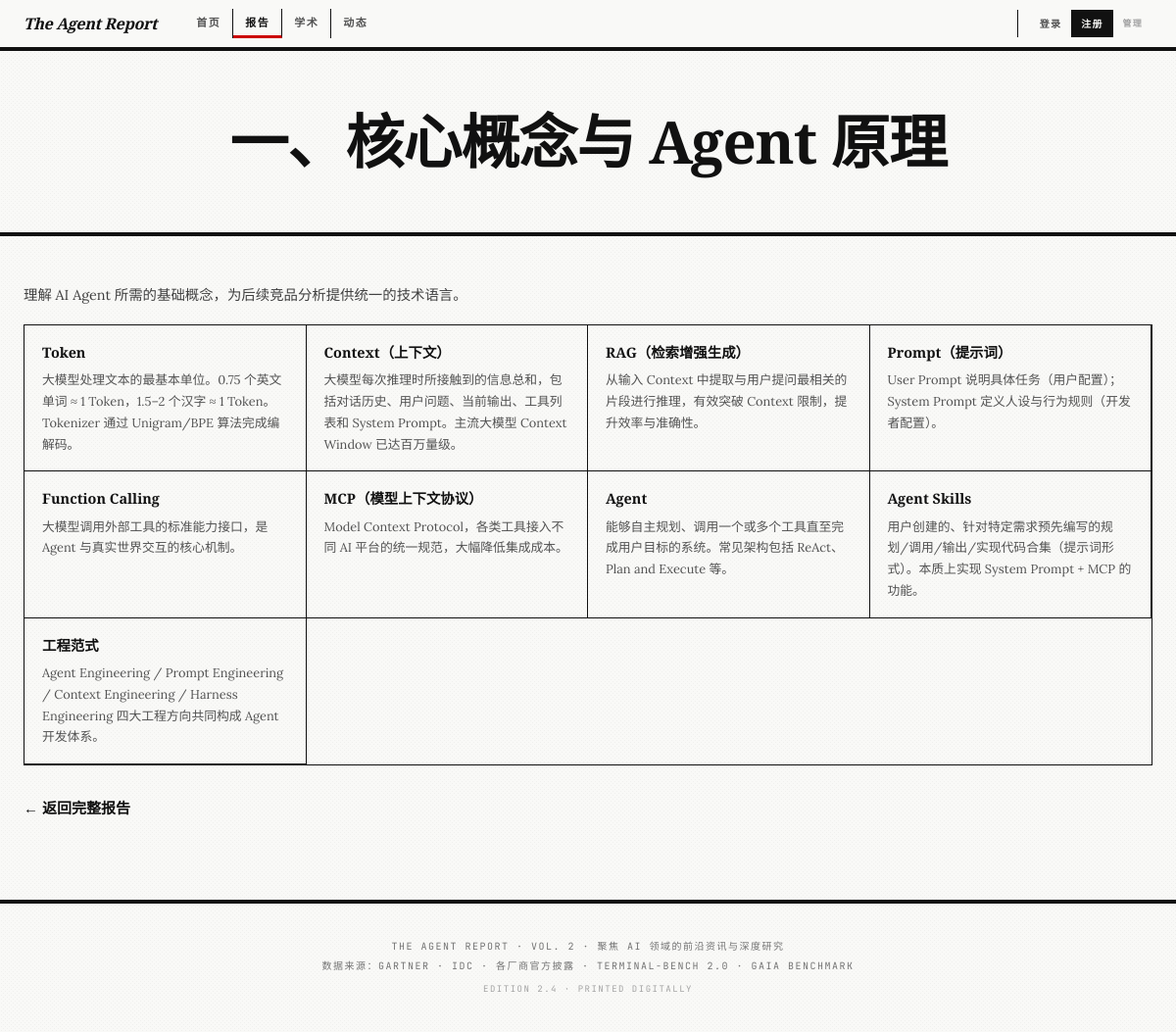
The page /report/concepts on the database its author committed.
### models/report.py (models this page shows)
class ReportSection(Base):
    __tablename__ = "report_sections"
    id = Column(Integer, primary_key=True, autoincrement=True)
    section_key = Column(String(50), unique=True, nullable=False, index=True)
    title = Column(String(200), nullable=False)
    content_json = Column(JSON, nullable=False, default=dict)
    sort_order = Column(Integer, nullable=False, default=0)
    updated_at = Column(DateTime, server_default=func.now(), onupdate=func.now())

### main.py (the view)
@app.get("/report/{section_key}", response_class=HTMLResponse)
async def page_report_section(section_key: str, user: User | None = Depends(current_user), db: AsyncSession = Depends(get_db)):
    result = await db.execute(select(ReportSection).where(ReportSection.section_key == section_key))
    section = result.scalar_one_or_none()
    return render("report.html", section=section, current_page="report", user=user)

### templates/report.html (shortened to what this page needs)
{% extends "base.html" %}
{% set current_page = 'report' %}
{% block hero %}
<div class="hero">
  <h1>{{ section.title }}</h1>
</div>
{% endblock %}
{% block content %}
<div class="container">
{% if section %}
<div class="section" id="{{ section.section_key }}">
  {{ section.content_json.html | safe }}
</div>
<div style="margin-top:32px;">
  <a href="/report" style="color:var(--blue-mid);text-decoration:none;font-weight:600;">&larr; 返回完整报告</a>
</div>
{% else %}
<p class="body-text">章节不存在。</p>
{% endif %}
</div>
{% endblock %}

### static/style.css (style rules this page uses)
:root { --bg: #F9F9F7; --fg: #111111; --muted-bg: #E5E5E0; --accent: #CC0000; --border: #111111; --neutral-100: #F5F5F5; --neutral-200: #E5E5E5; --neutral-400: #A3A3A3; --neutral-500: #737373; --neutral-600: #525252; --neutral-700: #404040; --font-display: 'Playfair Display', 'Times New Roman', serif; --font-body: 'Lora', Georgia, serif; --font-ui: 'Inter', 'Helvetica Neue', sans-serif; --font-mono: 'JetBrains Mono', 'Courier New', monospace; --transition: 200ms ease-out; }
*, *::before, *::after { box-sizing: border-box; margin: 0; padding: 0; }
html { scroll-behavior: smooth; }
body { font-family: var(--font-body); background: var(--bg); color: var(--fg); line-height: 1.625; font-size: 15px; -webkit-font-smoothing: antialiased; }
* { border-radius: 0 !important; }
.hero { text-align: center; padding: 64px 24px 48px; border-bottom: 4px solid var(--fg); font-family: var(--font-display); position: relative; }
.hero::before { content: ''; position: absolute; inset: 0; background-image: linear-gradient(0deg, transparent 97%, rgba(0,0,0,0.03) 100%), linear-gradient(90deg, transparent 97%, rgba(0,0,0,0.03) 100%); background-size: 4px 4px; pointer-events: none; opacity: 0.6; }
.hero h1 { font-family: var(--font-display); font-size: clamp(2rem, 5vw, 5rem); font-weight: 900; letter-spacing: -1px; line-height: 0.95; margin-bottom: 16px; }
.container { max-width: 1280px; margin: 0 auto; padding: 48px 24px 80px; }
p.body-text { font-family: var(--font-body); color: var(--neutral-700); margin-bottom: 10px; font-size: 0.9rem; line-height: 1.8; }
.concept-grid { display: grid; grid-template-columns: repeat(auto-fill, minmax(280px, 1fr)); border: 1px solid var(--border); margin-top: 16px; }
.concept-card { padding: 16px 18px; border-right: 1px solid var(--border); border-bottom: 1px solid var(--border); transition: background var(--transition); }
.concept-card .term { font-family: var(--font-display); font-weight: 700; color: var(--fg); font-size: 0.9rem; margin-bottom: 6px; }
.concept-card .def { font-family: var(--font-body); font-size: 0.8rem; color: var(--neutral-600); line-height: 1.7; }
.hero h1 { transition: text-shadow 0.3s ease; }

### rows shown on the page
ReportSection: title "一、核心概念与 Agent 原理", content_json.html "理解 AI Agent 所需的基础概念，为后续竞品分析提供统一的技术语言。 Token 大模型处理文本的最基本单位。0.75 个英文单词 ≈ 1 Token，1.5–2 个汉字 ≈ 1 Token。Tokenizer 通过 Unigram/BPE 算法完成编解码。 Context（上下文） 大模型每次推理时所接触到的信息总和，包括对话历史、用户问题、当前输出、工具列表和 System Prompt。主流大模型 Context Window 已达百万量级。 RAG（检索增强生成） 从输入 Context 中提取与用户提问最相关的片段进行推理，有效突破 Context 限制，提升效率与准确性。 Prompt（提示词） User Prompt 说明具体任务（用户配置）；System Prompt 定义人设与行为规则（开发者配置）。 Function Calling 大模型调用外部工具的标准能力接口，是 Agent 与真实世界交互的核心机制。 MCP（模型上下文协议） Model Context Protocol，各类工具接入不同 AI 平台的统一规范，大幅降低集成成本。 Agent 能够自主规划、调用一个或多个工具直至完成用户目标的系统。常见架构包括 ReAct、Plan and Execute 等。 Agent Skills 用户创建的、针对特定需求预先编写的规划/调用/输出/实现代码合集（提示词形式）。本质上实现 System Prompt + MCP 的功能。 工程范式 Agent Engineering / Prompt Engineering / Context…"
